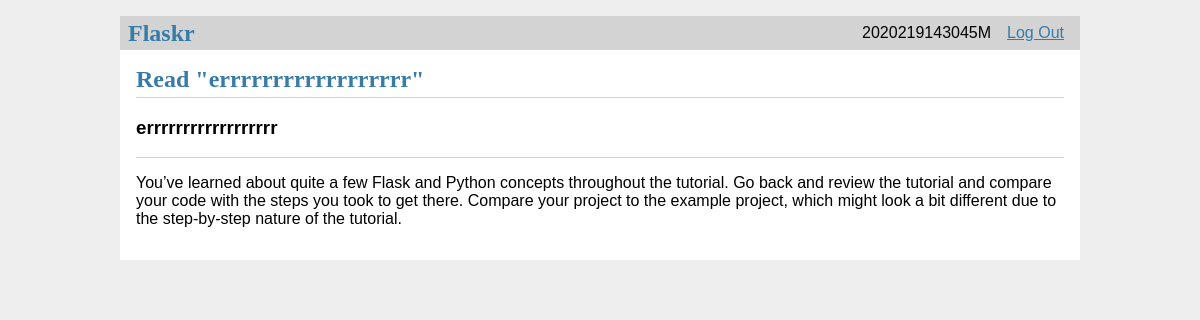
/post/7 (signed in), run on the app's committed database.
### tables this page shows
CREATE TABLE user(
    id INTEGER PRIMARY KEY AUTOINCREMENT,
    username TEXT UNIQUE NOT NULL,
    password TEXT NOT NULL
);

CREATE TABLE post(
    id INTEGER PRIMARY KEY AUTOINCREMENT,
    author_id INTEGER NOT NULL,
    created TIMESTAMP NOT NULL DEFAULT CURRENT_TIMESTAMP,
    title TEXT NOT NULL,
    body TEXT NOT NULL,
    FOREIGN KEY (author_id) REFERENCES user(id)
);

### flaskr/blog.py (the view)
@bp.route("/post/<int:id>")
def post_detail(id):
    post_ = get_post(id, False)
    return render_template("blog/post_detail.html", post=post_)

### flaskr/auth.py (called while the page is built)
@bp.before_app_request
def load_logged_in_user():
    user_id = session.get("user_id")
    if user_id is None:
        g.user = None
    else:
        db = get_db()
        g.user = db.execute(
            "SELECT id,username,password FROM user WHERE id = ?",(user_id,)
        ).fetchone()

### flaskr/blog.py (called while the page is built)
def get_post(id, check_author=True):
    db = get_db()
    post = db.execute(
        'SELECT p.id, title, body, created, author_id, username'
        ' FROM post p JOIN user u ON p.author_id = u.id'
        ' WHERE p.id = ?',
        (id,)
    ).fetchone()
    if post is None:
        abort(404, f"Post id {id} doesn't exist")
    if check_author and post["author_id"] != g.user["id"]:
        abort(403)
    return post

### flaskr/db.py (called while the page is built)
def get_db():
    if "db" not in g:
        g.db = sqlite3.connect(
            current_app.config["DATABASE"],
            detect_types=sqlite3.PARSE_DECLTYPES
        )
        g.db.row_factory = sqlite3.Row
    return g.db

### flaskr/templates/blog/post_detail.html
{% extends 'base.html' %}
{% block header %}
    <h1>{% block title %}Read "{{ post['title'] }}"{% endblock %}</h1>
{% endblock %}
{% block content %}
    <h3>{{ post['title'] }}</h3>
    <hr>
    <p>
        {{ post['body'] }}
    </p>
{% endblock %}

### flaskr/templates/base.html (shortened to what this page needs)
<!doctype html>
<link rel="stylesheet" href="{{ url_for('static', filename='css/style.css') }}">
<nav>
    <h1>Flaskr</h1>
    <ul>
        {% if g.user %}
            <li><span>{{ g.user['username'] }}</span>
            <li><a href="{{ url_for('auth.logout') }}">Log Out</a>
        {% else %}
            <li><a href="{{ url_for('auth.register') }}">Register</a>
            <li><a href="{{ url_for('auth.login') }}">Log In</a>
        {% endif %}
    </ul>
</nav>
<section class="content">
    <header>
        {% block header %}{% endblock %}
    </header>
    {% block content %}{% endblock %}
</section>

### flaskr/static/css/style.css (style rules this page uses)
h1 { font-family: serif; color: #377ba8; margin: 1rem 0; }
a { color: #377ba8; }
hr { border: none; border-top: 1px solid lightgray; }
nav { background: lightgray; display: flex; align-items: center; padding: 0 0.5rem; }
nav h1 { flex: auto; margin: 0; }
nav ul { display: flex; list-style: none; margin: 0; padding: 0; }
nav ul li a, nav ul li span, header .action { display: block; padding: 0.5rem; }
.content { padding: 0 1rem 1rem; }
.content > header { border-bottom: 1px solid lightgray; display: flex; align-items: flex-end; }
.content > header h1 { flex: auto; margin: 1rem 0 0.25rem 0; }
.content:last-child { margin-bottom: 0; }

### data on the page
user: user.username "2020219143045M"
post: title "errrrrrrrrrrrrrrrrr", body "You’ve learned about quite a few Flask and Python concepts throughout the tutorial. Go back and review the tutorial and compare your code with the steps you took to get there. Compare your project to the example project, which might look a bit different due to the step-by-step nature of the tutorial."
